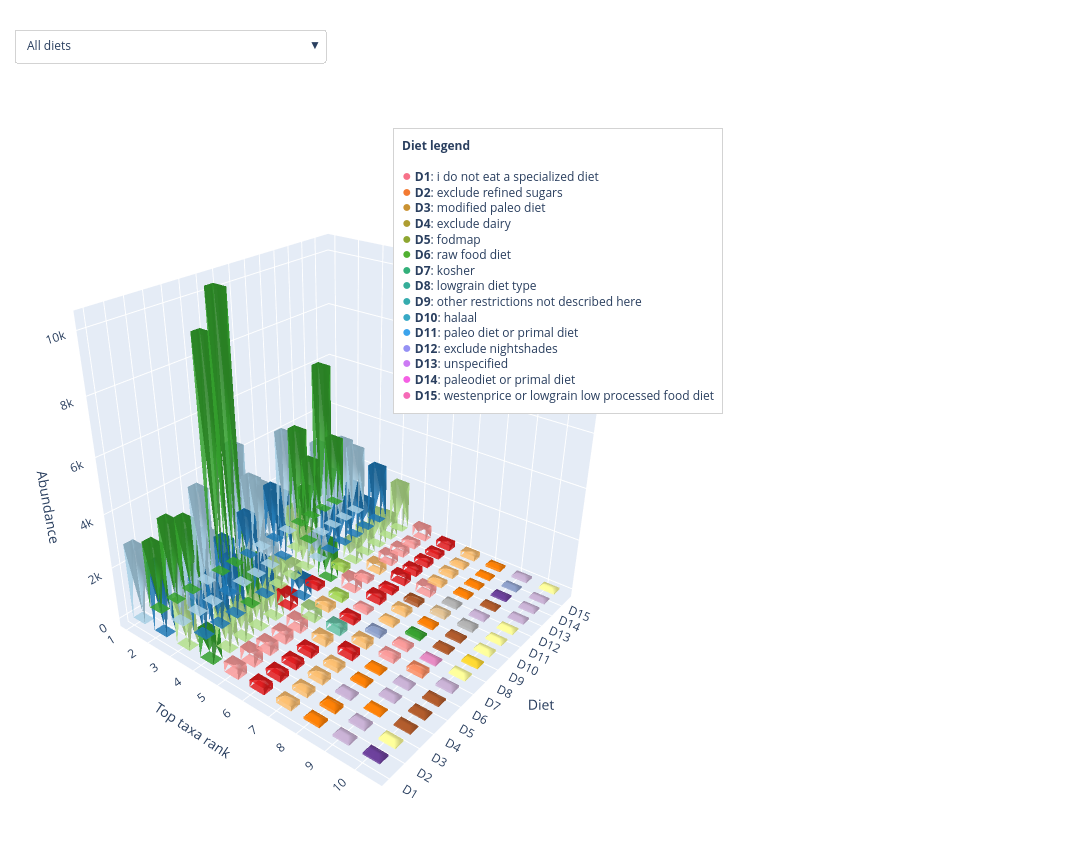

Notebook cell for this chart:
### Markdown cell above
### The graph above is our final graph. 

Just for curiocity we decided if we can use chatgpt/claude to create a variation of the final graph but animated or with a filter?.. The result is below (still we have no idea about the code and we haven't used the result in the final presentation).

### Code cell
# Completely AI generated previous graph generation to check if it can be dynamically anymated
import plotly.graph_objects as go
diet_tops = {}

for diet in all_diets:
    top_ = (
        df_long.query(f'{diet} == "yes"')
        .groupby('taxa', as_index=False)['abundance']
        .median()
        .sort_values('abundance', ascending=False)
        .head(10)
    )

    if not top_.empty:
        diet_tops[diet] = top_.reset_index(drop=True)

# human friendly diets names
diet_names = {
    diet: (
        diet.replace('attribute_specialized_diet_', '')
            .replace('attribute_', '')
            .replace('_', ' ')
    )
    for diet in diet_tops
}

# same colors as on the previous graph
base_colors = (
    sns.color_palette('Paired').as_hex()
    + sns.color_palette('Set2').as_hex()
    + sns.color_palette('Set3').as_hex()
    + sns.color_palette('tab20').as_hex()
)

palette = {}

for top_ in diet_tops.values():
    for t in top_['taxa']:
        if t not in palette:
            palette[t] = base_colors[len(palette) % len(base_colors)]


fig = go.Figure()

bar_w = 0.55
bar_d = 0.55

trace_diets = []

for y_idx, (diet, top_) in enumerate(diet_tops.items()):
    diet_name = diet_names[diet]

    for rank, row in top_.iterrows():
        taxa = row['taxa']
        abundance = row['abundance']

        x0 = rank
        y0 = y_idx

        x = [
            x0, x0 + bar_w, x0 + bar_w, x0,
            x0, x0 + bar_w, x0 + bar_w, x0
        ]
        y = [
            y0, y0, y0 + bar_d, y0 + bar_d,
            y0, y0, y0 + bar_d, y0 + bar_d
        ]
        z = [
            0, 0, 0, 0,
            abundance, abundance, abundance, abundance
        ]

        i = [0, 0, 0, 1, 2, 3, 4, 4, 5, 6, 7, 4]
        j = [1, 2, 3, 5, 6, 7, 5, 6, 6, 7, 4, 7]
        k = [2, 3, 0, 6, 7, 4, 6, 7, 2, 3, 0, 3]

        fig.add_trace(
            go.Mesh3d(
                x=x,
                y=y,
                z=z,
                i=i,
                j=j,
                k=k,
                color=palette[taxa],
                opacity=0.85,
                name=diet_name,
                legendgroup=diet_name,
                showlegend=False,
                customdata=[[diet_name, taxa, rank + 1, abundance]] * 8,
                hovertemplate=(
                    "<b>Diet:</b> %{customdata[0]}<br>"
                    "<b>Taxa:</b> %{customdata[1]}<br>"
                    "<b>Rank:</b> %{customdata[2]}<br>"
                    "<b>Abundance:</b> %{customdata[3]:.2f}"
                    "<extra></extra>"
                )
            )
        )

        trace_diets.append(diet)


# "All" button
buttons = []

buttons.append(
    dict(
        label="All diets",
        method="restyle",
        args=[{"opacity": [0.85] * len(fig.data)}]
    )
)

# кнопки для каждой диеты
for selected_diet in diet_tops.keys():
    opacities = [
        0.95 if d == selected_diet else 0.08
        for d in trace_diets
    ]

    buttons.append(
        dict(
            label=diet_names[selected_diet],
            method="restyle",
            args=[{"opacity": opacities}]
        )
    )


# legend colors 
diet_legend_colors = sns.color_palette("husl", len(diet_tops)).as_hex()

diet_legend_text = "<br>".join(
    [
        (
            f"<span style='color:{diet_legend_colors[i]}; font-size:16px'>●</span> "
            f"<b>D{i+1}</b>: {diet_names[diet]}"
        )
        for i, diet in enumerate(diet_tops.keys())
    ]
)


fig.update_layout(
    title="Top taxa by diet",
    width=1550,
    height=850,

    updatemenus=[
        dict(
            buttons=buttons,
            direction="down",
            showactive=True,
            x=0.02,
            y=1.08,
            xanchor="left",
            yanchor="top",
            bgcolor="white",
            bordercolor="lightgray",
            borderwidth=1
        )
    ],

    annotations=[
        dict(
            text="<b>Diet legend</b><br><br>" + diet_legend_text,
            x=1.03,
            y=0.95,
xref="paper",
            yref="paper",
            showarrow=False,
            align="left",
            bordercolor="lightgray",
            borderwidth=1,
            borderpad=8,
            bgcolor="white",
            font=dict(size=12)
        )
    ],

    scene=dict(
        xaxis=dict(
            title="Top taxa rank",
            tickmode="array",
            tickvals=list(range(10)),
            ticktext=[str(i) for i in range(1, 11)]
        ),

        yaxis=dict(
            title="Diet",
            tickmode="array",
            tickvals=list(range(len(diet_tops))),
            ticktext=[
                f"D{i+1}" for i in range(len(diet_tops))
            ]
        ),

        zaxis=dict(title="Abundance"),

        camera=dict(
            eye=dict(x=1.45, y=-1.8, z=1.25)
        ),

        dragmode=False
    ),

    margin=dict(l=0, r=390, t=90, b=0)
)

fig.show()
